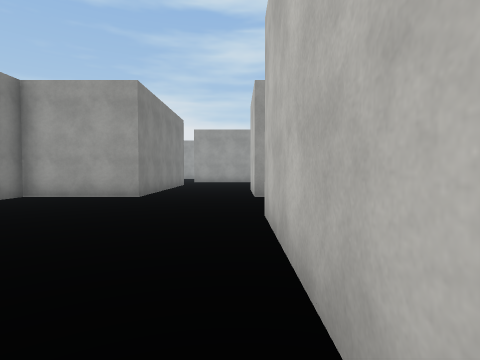
View 1 (above)

24 first-person views from a walk through a scene from a Unity 3-D project. The camera is 1.4 m above the floor, tilts 2° down and sees 80° across. The floor is counted in squares, 2 m on a side. Each view is taken from the middle of a square. On the plan, view 1 faces up. The plan holds only what a view shows up to about 10 squares ahead; the rest is blank. The place goes on beyond the plan. Surface patterns are stand-ins for the level's own textures.

View 2
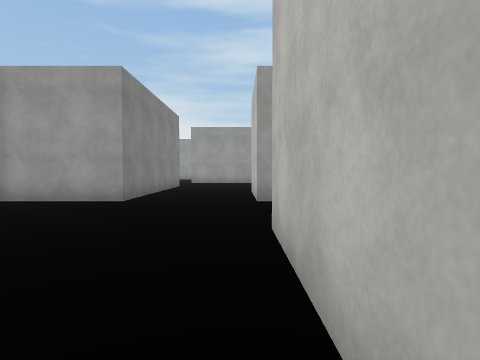

View 3
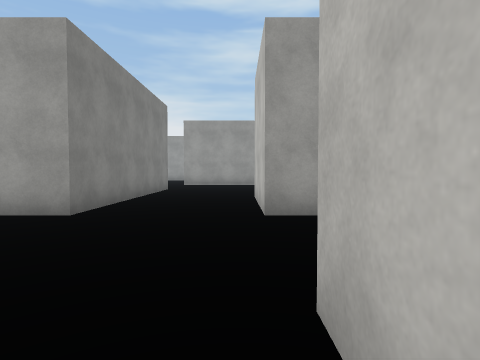

View 4
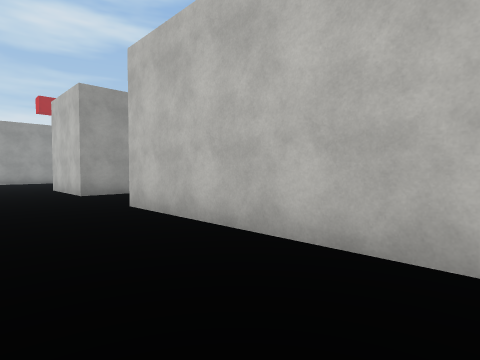

View 5
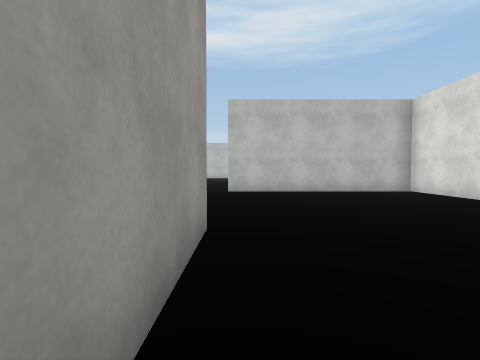

View 6
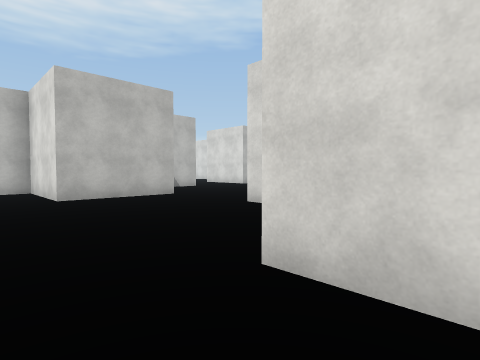

View 7
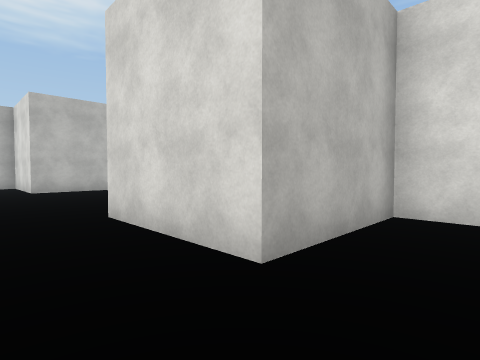

View 8
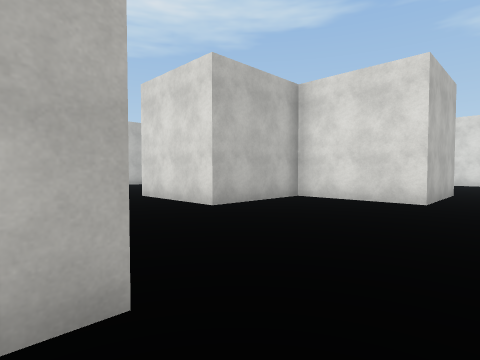

View 9
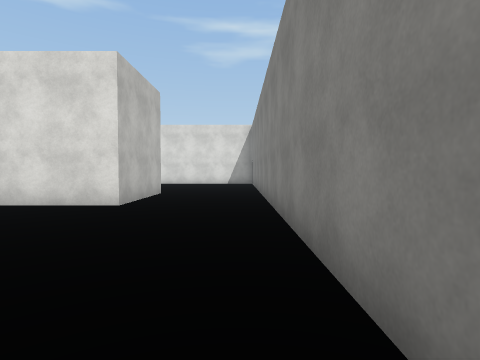

View 10
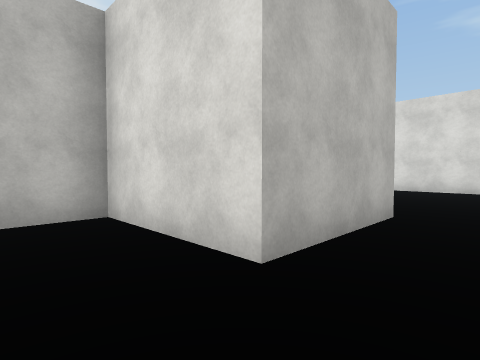

View 11
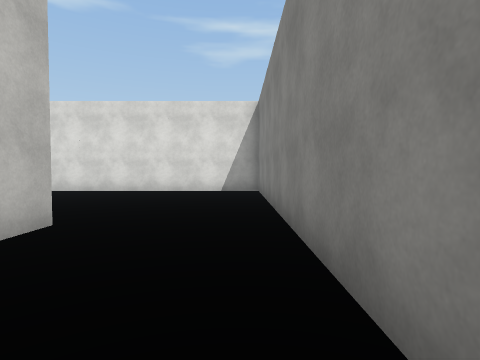

View 12
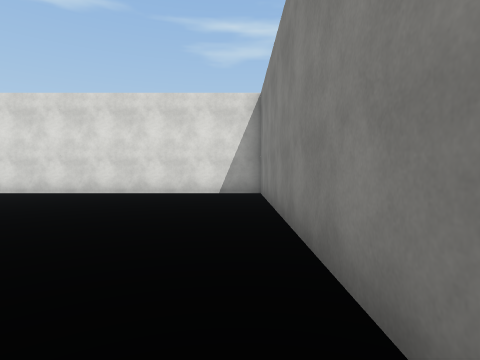

View 13
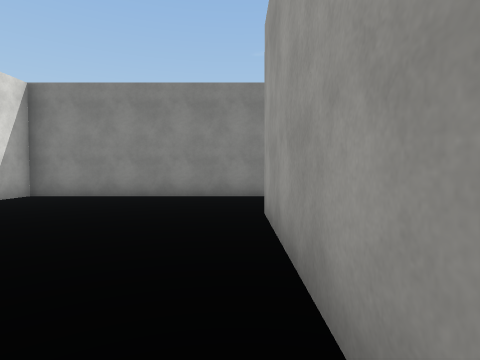

View 14
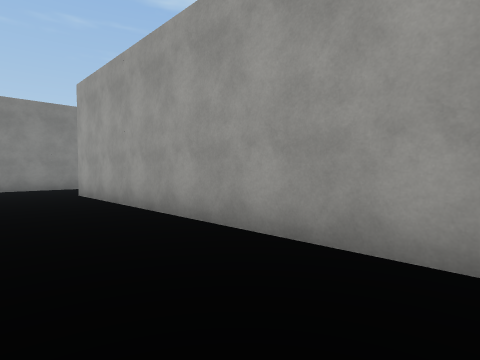

View 15
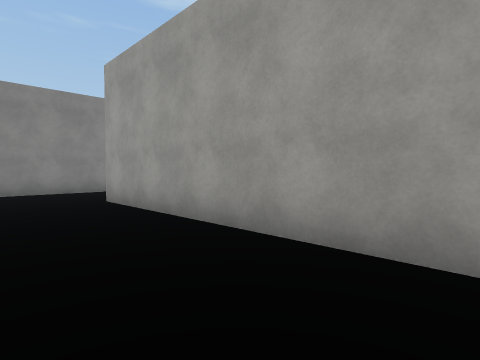

View 16
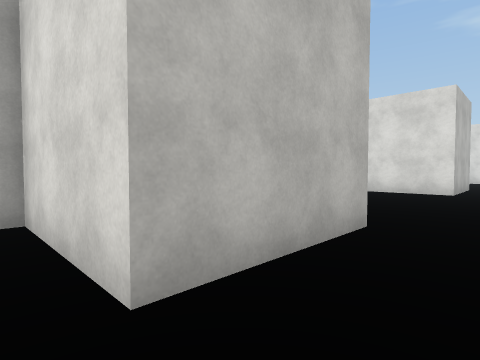

View 17
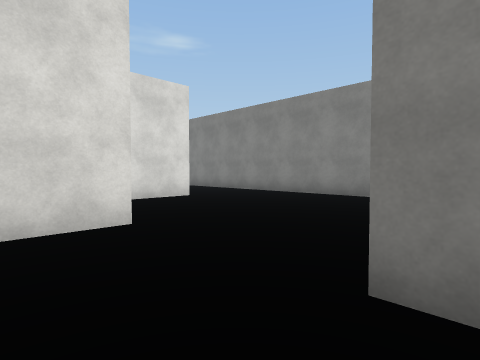

View 18
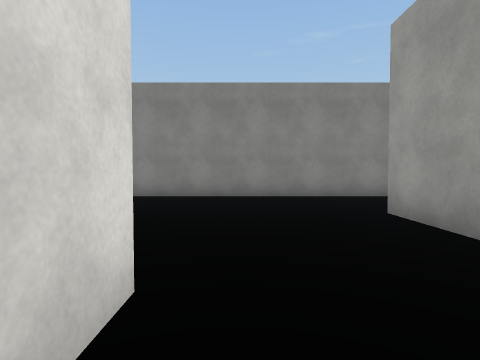

View 19
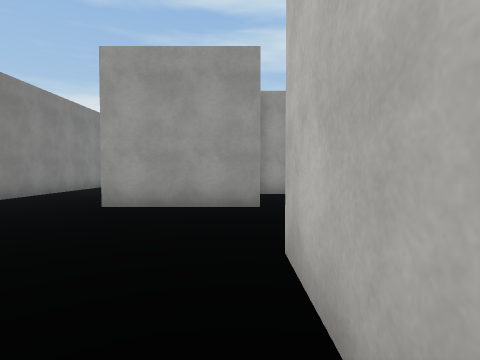

View 20
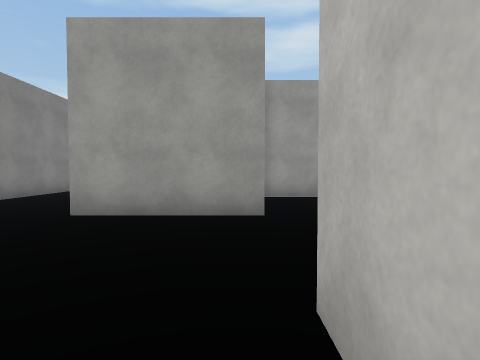

View 21
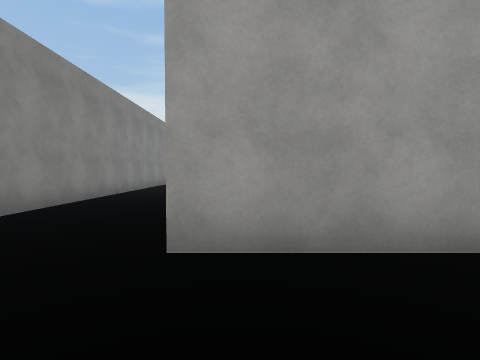

View 22
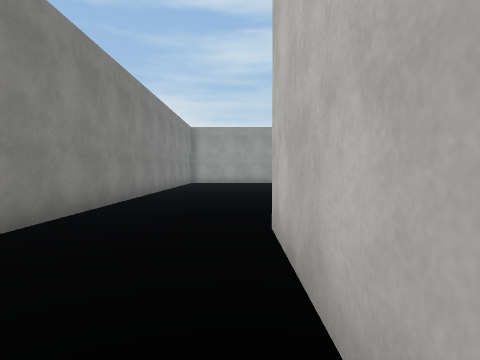

View 23
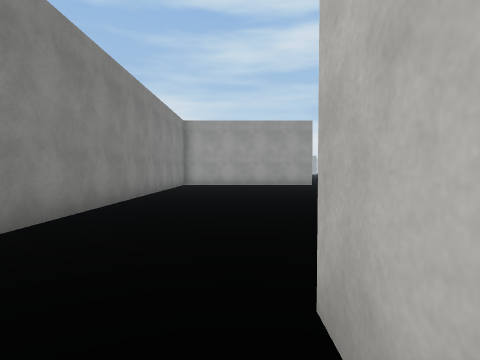

View 24
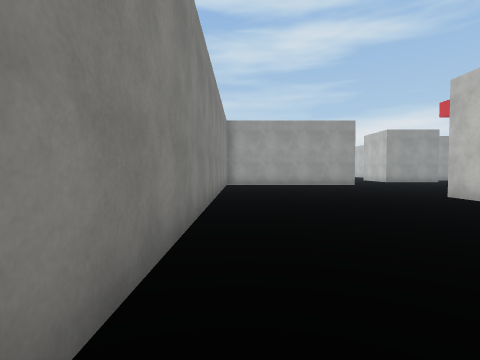

### Floor plan
Points are (right, up) in squares from view 1. A wall is a line through its corners. A room is listed if a view was taken in it or the views show most of it. See-through windows are left out.
Room 1 (views 1, 2, 3, 4, 5, 6, 17, 18)
walls: (-5.6, 4.4) (-11.5, 4.4); (-2.6, -3.6) (-2.6, -1.6) (0.4, -1.6) (0.4, 4.5); (-11.6, 1.9) (-11.6, 1.4); (-6.1, -4.6) (-5.6, -4.6); (-11.6, -1.6) (-8.6, -1.6); (0.4, 7.4) (0.4, 10.4); (-2.6, 11.5) (-2.6, 7.4) (-5.6, 7.4) (-5.6, 6.6)
ways out: opening at (-12, 0) to room 2; opening at (-4, -4.3) to room 2; opening at (-1, 11.3) to room 2; opening at (1, 6) to room 2
Room 2 (views 7, 8, 9, 10, 11, 12, 13, 14, 15, 16, 19, 20, 21, 22, 23, 24)
walls: (1.8, 7.4) (0.4, 7.4); (-2.6, -4.6) (-2.6, -3.6); (-6.1, -7.6) (-14.6, -7.6) (-14.6, -4.6) (-11.6, -4.6) (-11.6, -1.6); (-2.6, 13) (-2.6, 11.5); (-11.6, 1.4) (-14.6, 1.4) (-14.6, 4.4) (-11.6, 4.4); (-11.6, 9.4) (-11.6, 10.5); (-17.6, 13) (-17.6, -13.6) (-9.8, -13.6)
ways out: opening at (-12, 0) to room 1; opening at (-4, -4.3) to room 1; opening at (-1, 11.3) to room 1; opening at (1, 6) to room 1

Where each view was taken, in squares from view 1:
view 1: 0 up, 0 right, facing up
view 2: 1 up, 0 right, facing up
view 3: 3 up, 0 right, facing up
view 4: 1 down, 2 left, facing up-right
view 5: 4 up, 9 left, facing right
view 6: 0 up, 10 left, facing down-right
view 7: 0 up, 13 left, facing down-right
view 8: 2 up, 16 left, facing down-right
view 9: 1 up, 17 left, facing down
view 10: 3 down, 16 left, facing down-right
view 11: 4 down, 17 left, facing down
view 12: 5 down, 17 left, facing down
view 13: 8 down, 10 left, facing left
view 14: 10 down, 6 left, facing up-left
view 15: 10 down, 8 left, facing up-left
view 16: 5 up, 16 left, facing down-right
view 17: 2 up, 10 left, facing down-left
view 18: 1 down, 10 left, facing left
view 19: 4 down, 12 left, facing up
view 20: 3 down, 12 left, facing up
view 21: 1 down, 14 left, facing up
view 22: 1 up, 15 left, facing up
view 23: 3 up, 15 left, facing up
view 24: 3 up, 17 left, facing up
